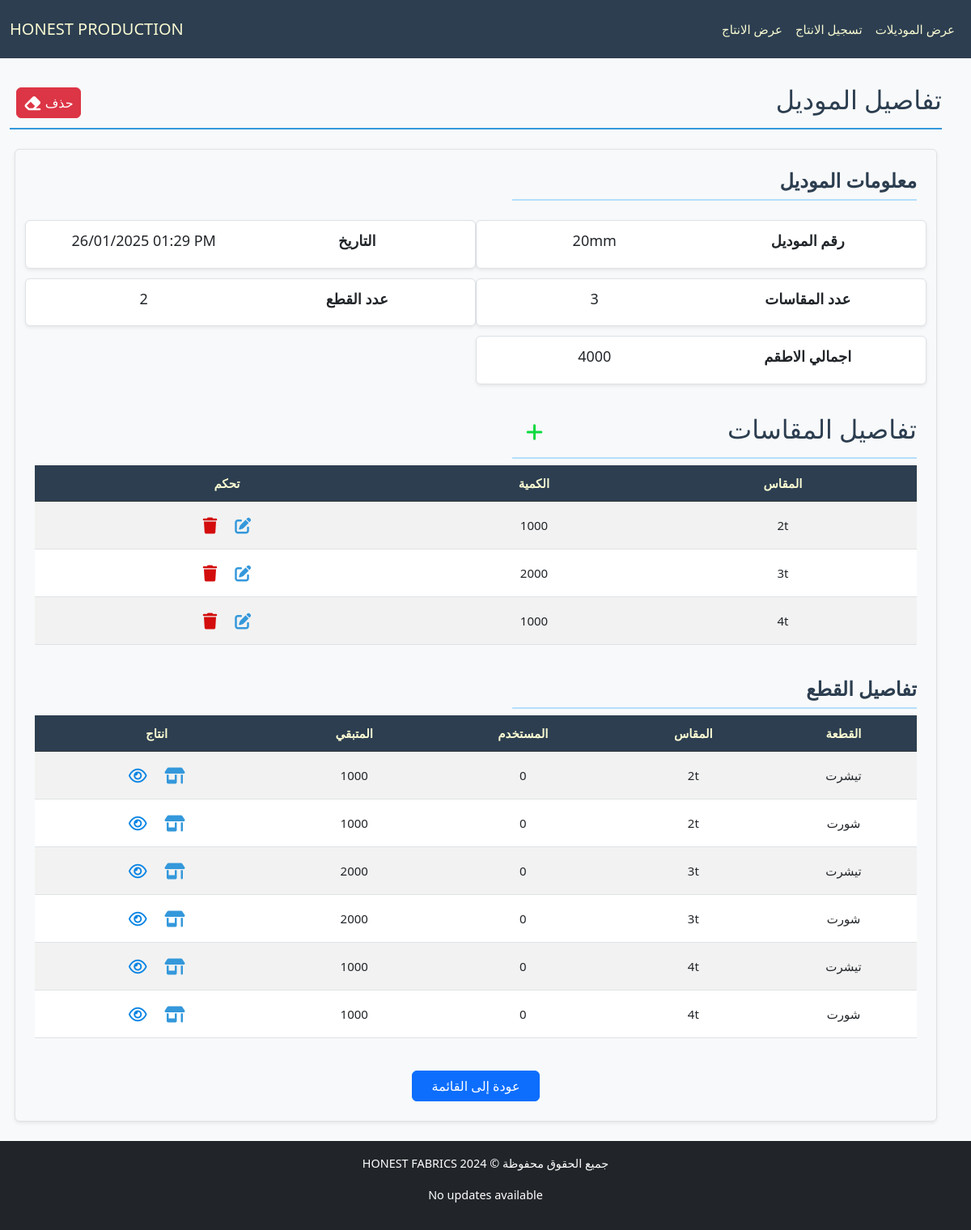
Before: /production/model/5/ with the older database file.
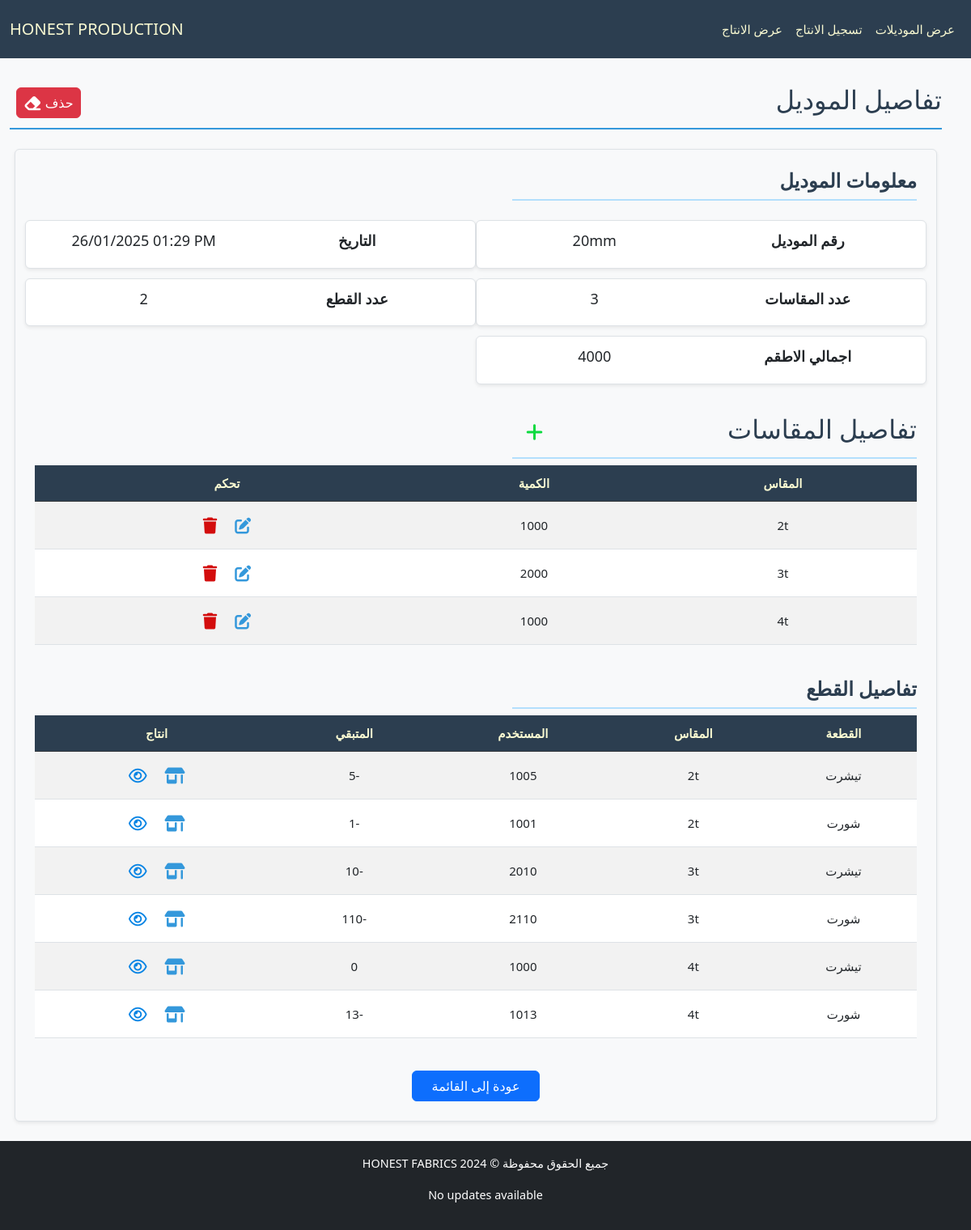
After: the same page with the newer database file.
### production/models.py (models this page shows, shortened)
class Piece(models.Model):
    model = models.ForeignKey(Model, verbose_name="الموديل", on_delete=models.CASCADE, related_name="pieces")
    type = models.CharField(max_length=50, verbose_name="النوع", blank=True)
    size = models.CharField(max_length=50, verbose_name="المقاس", blank=True)
    available_amount = models.IntegerField(verbose_name="الكمية المتبقية", blank=True, default=0)
    used_amount = models.IntegerField(verbose_name="الكمية المستخدمة", default=0, blank=True)
    class Meta:
        ordering = ['size', 'type']

### production/views.py (the view)
# urls.py: path('model/<int:pk>/', ModelDetailView.as_view(), name='model_detail_view'),
class ModelDetailView(DetailView):
    model = Model
    template_name = "production/detail_model.html"
    context_object_name = "model"
    def get_context_data(self, **kwargs):
        context = super().get_context_data(**kwargs)
        model = self.get_object()
        total_sizes_pieces = model.size_amounts.aggregate(total=Sum('amount'))['total'] or 0
        context['total_sizes_pieces'] = total_sizes_pieces
        return context

### production/templatetags/math_filters.py (called while the page is built)
@register.filter
def divide(value, divisor):
    try:
        return round(value / divisor)  # Round to 2 decimal places
    except (TypeError, ZeroDivisionError):
        return "N/A"

### production/templates/production/detail_model.html (shortened to what the changed rows need)
{% extends "cloth/layout.html" %}
{% load math_filters %}
{% block body %}
    <div class="pt-4 section-title d-flex justify-content-between align-items-center">
        <h2>تفاصيل الموديل</h2>
    </div>
    <div class="model-details container my-4 p-4 border rounded shadow-sm bg-light">
        <div class="section-title border-bottom-5 mb-2 d-flex justify-content-between align-items-center">
            <h2>تفاصيل المقاسات</h2>
        </div>
        <div style="overflow-x: auto; max-height: 70vh; position: relative;" class="table-responsive mb-4">
            <table id="size-table" class="table table-striped">
                <thead class="table-dark">
                    <tr>
                        <th style="position: sticky; top: 0;">المقاس</th>
                        <th style="position: sticky; top: 0;">الكمية</th>
                        <th style="position: sticky; top: 0;">تحكم</th>
                    </tr>
                </thead>
            </table>
        </div>
        <div style="overflow-x: auto; max-height: 70vh; position: relative;" class="table-responsive mb-4">
            <table id="pieces-table" class="table table-striped">
                <thead class="table-dark">
                    <tr>
                        <th style="position: sticky; top: 0;">القطعة</th>
                        <th style="position: sticky; top: 0;">المقاس</th>
                        <th style="position: sticky; top: 0;">المستخدم</th>
                        <th style="position: sticky; top: 0;">المتبقي</th>
                        <th style="position: sticky; top: 0;">انتاج</th>
                    </tr>
                </thead>
                <tbody>
                    {% for piece in model.pieces.all %}
                    <tr>
                        <td>{{ piece.type }}</td>
                        <td>{{ piece.size }}</td>
                        <td>{{ piece.used_amount }}</td>
                        <td>{{ piece.available_amount }}</td>
                        <td>
                            <a class="px-2 btn" href="{% url 'productionpiece_add' piece.id %}">
                                <i class="fa-solid fa-shop fa-lg" style="color: #3498db;"></i>
                            </a>
                            <a class="px-2 btn" href="{% url 'production_list_view' %}?model_number={{model.model_number}}&type={{piece.type}}&size={{piece.size}}">
                                <i class="fa-regular fa-eye fa-lg" style="color: #0784e4"></i>
                            </a>
                        </td>
                    </tr>
                    {% empty %}
                    <tr>
                        <td colspan="5" class="text-center">لا توجد قطع مسجلة</td>
                    </tr>
                    {% endfor %}
                </tbody>
            </table>
        </div>
    </div>
{% endblock body %}

Changed rows visible on the page:
changed Piece (number 1 of 6 on the later page): used_amount "0" → "1005"; available_amount "1000" → "-5"
changed Piece (number 2 of 6 on the later page): used_amount "0" → "1001"; available_amount "1000" → "-1"
changed Piece (number 3 of 6 on the later page): used_amount "0" → "2010"; available_amount "2000" → "-10"
changed Piece (number 4 of 6 on the later page): used_amount "0" → "2110"; available_amount "2000" → "-110"
changed Piece (number 5 of 6 on the later page): used_amount "0" → "1000"; available_amount "1000" → "0"
changed Piece (number 6 of 6 on the later page): used_amount "0" → "1013"; available_amount "1000" → "-13"
